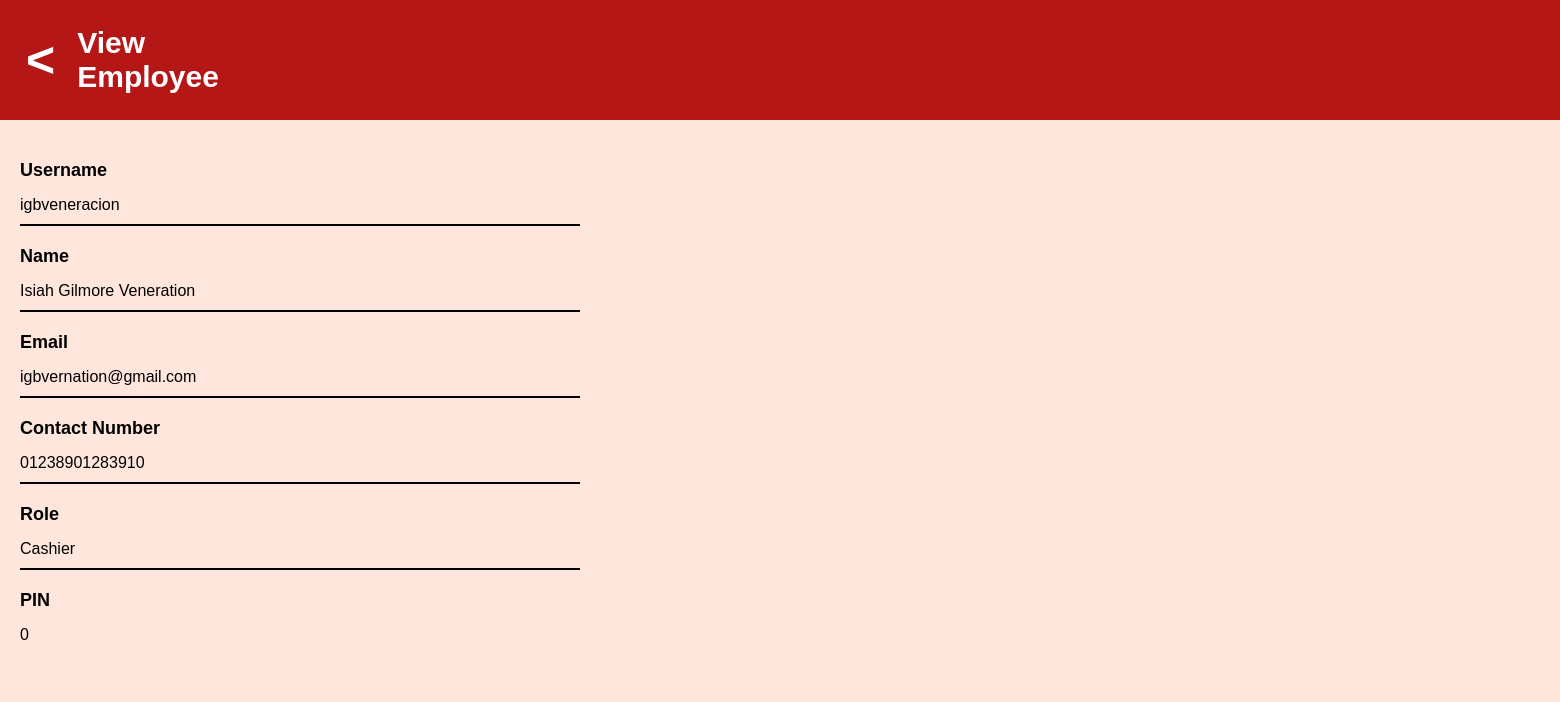
The app's page /employee-view/2/ with its own data.
### EmployeeList/models.py (models this page shows, shortened)
class employee (models.Model):
    ACTIVE = 'active'
    INACTIVE = 'inactive'
    EMPLOYEE_STATUS_CHOICES = [
        (ACTIVE, 'Active'),
        (INACTIVE, 'Not Active'),
    ]
    person = models.ForeignKey(person, on_delete=models.CASCADE, blank=True, null=True)
    role = models.ForeignKey(role, on_delete=models.CASCADE, blank=True, null=True)
    pin = models.PositiveIntegerField()
    employee_status = models.CharField(
        max_length=8,
        choices=EMPLOYEE_STATUS_CHOICES,
        default=ACTIVE,
    )

class person (models.Model):
    username = models.CharField(max_length=255)
    first_name = models.CharField(max_length=255)
    last_name = models.CharField(max_length=255)
    contact_number = models.CharField(max_length=255)
    email = models.EmailField(max_length=255)

class role (models.Model):
    role_name = models.CharField(max_length=255)
    role_type = models.CharField(max_length=255)
    role_status = models.CharField(max_length=255)

### EmployeeList/views.py (the view)
# urls.py: path('employee-view/<int:id>/', views.employee_view, name='employee-view')
def employee_view(request, id):
    employee_obj = get_object_or_404(employee, id=id)
    return render(request, 'employee-view.html', {'employee': employee_obj})

### EmployeeList/templates/employee-view.html (shortened to what this page needs)
<!DOCTYPE html>
<html lang="en">
  <head>
    {% load static %}
    <link rel="stylesheet" href="{% static 'employee-view.css' %}" />
  </head>
  <body>
    <div class="app-container">
      <div class="navbar">
        <div class="navbar-content">
          <div class="back-button">
            <button
              class="back-button"
              onclick="window.location.href='/employee-list/';"
            >
              <
            </button>
          </div>
          <span class="logo">View Employee</span>
        </div>
      </div>
      <div class="form-container">
        <div class="employee-view">
          <div class="employee-field">
            <label class="field-label">Username</label>
            <span class="field-value">{{ employee.person.username }}</span>
          </div>
          <div class="employee-field">
            <label class="field-label">Name</label>
            <span class="field-value"
              >{{ employee.person.first_name }} {{employee.person.last_name}}
            </span>
          </div>
          <div class="employee-field">
            <label class="field-label">Email</label>
            <span class="field-value">{{ employee.person.email }}</span>
          </div>
          <div class="employee-field">
            <label class="field-label">Contact Number</label>
            <span class="field-value"
              >{{ employee.person.contact_number }}</span
            >
          </div>
          <div class="employee-field">
            <label class="field-label">Role</label>
            <span class="field-value"> {{ employee.role.role_name }} </span>
          </div>
          <div class="employee-field">
            <label class="field-label">PIN</label>
            <span class="field-value">{{ employee.pin }}</span>
          </div>
        </div>
      </div>
    </div>
  </body>
</html>

### EmployeeList/static/employee-view.css (style rules this page uses)
body { font-family: Arial, sans-serif; margin: 0; padding: 0; background-color: #ffe6dc; }
.app-container { display: flex; flex-direction: column; height: 100vh; width: 100vw; }
.navbar { background-color: #b51616; padding: 20px; color: white; display: flex; justify-content: flex-start; align-items: center; height: 80px; }
.navbar-content { display: flex; align-items: center; }
.logo { font-size: 30px; font-weight: bold; margin-right: 1450px; }
.back-button { background-color: #b51616; color: white; border: none; font-size: 50px; cursor: pointer; margin-right: 8px; font-weight: bold; }
.form-container { width: 100%; max-width: 600px; padding: 20px; background-color: #ffe6dc; box-sizing: border-box; margin: 20px 0; }
.employee-view { display: flex; flex-direction: column; gap: 20px; }
.employee-field { display: flex; flex-direction: column; gap: 5px; }
.field-label { font-size: 18px; font-weight: bold; color: black; }
.field-value { font-size: 16px; padding: 10px 0; border-bottom: 2px solid black; color: black; }
.employee-field:last-child .field-value { border-bottom: none; }

### records on screen
employee: person.username "igbveneracion", person.first_name "Isiah Gilmore", person.last_name "Veneration", person.email "igbvernation@gmail.com", person.contact_number "01238901283910", role.role_name "Cashier", pin "0"
